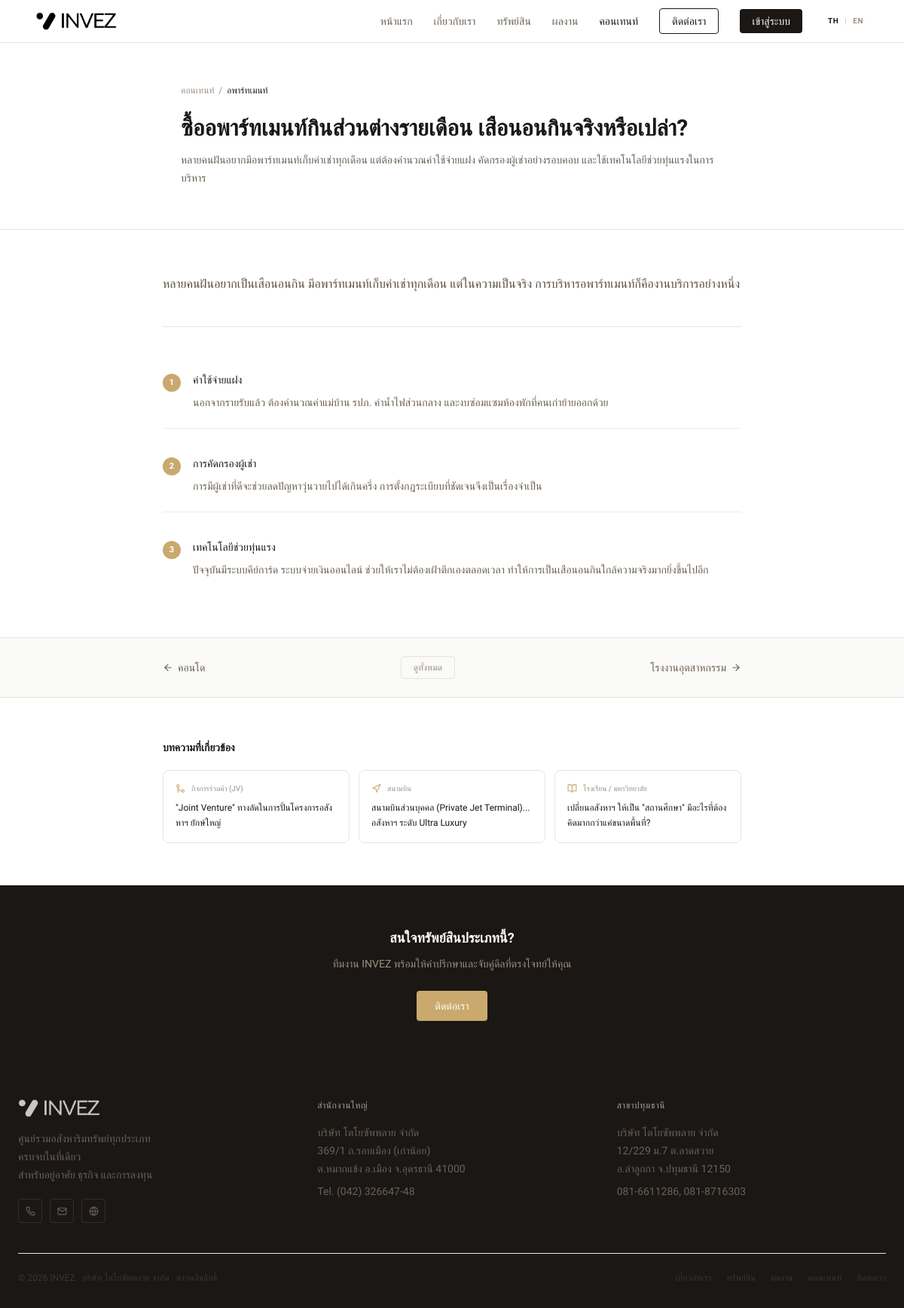
The app's page /article.php?id=5 with its own data.
### tables this page shows
CREATE TABLE IF NOT EXISTS `articles` (
  `id`         INT AUTO_INCREMENT PRIMARY KEY,
  `icon`       VARCHAR(50)  DEFAULT 'file-text',
  `category`   VARCHAR(100) NOT NULL,
  `title`      VARCHAR(255) NOT NULL,
  `excerpt`    TEXT         DEFAULT NULL,
  `intro`      TEXT         DEFAULT NULL,
  `points`     JSON         DEFAULT NULL,
  `is_active`  TINYINT(1)   DEFAULT 1,
  `created_at` TIMESTAMP DEFAULT CURRENT_TIMESTAMP,
  `updated_at` TIMESTAMP DEFAULT CURRENT_TIMESTAMP ON UPDATE CURRENT_TIMESTAMP
);

### config/lang.php (called while the page is built, shortened)
<?php
function lang(): string { return $_SESSION['lang'] ?? 'th'; }
function is_en(): bool  { return lang() === 'en'; }
function t(string $th, string $en): string {
    return is_en() ? $en : $th;
}
function tf(array $row, string $field): string {
    return (string)($row[$field] ?? '');
}

### config/db.php (called while the page is built, shortened)
<?php
function db(): PDO {
    static $pdo = null;
    if ($pdo === null) {
        try {
            $pdo = new PDO(
                'mysql:host=' . DB_HOST . ';dbname=' . DB_NAME . ';charset=' . DB_CHARSET,
                DB_USER,
                DB_PASS,
                [
                    PDO::ATTR_ERRMODE            => PDO::ERRMODE_EXCEPTION,
                    PDO::ATTR_DEFAULT_FETCH_MODE  => PDO::FETCH_ASSOC,
                    PDO::ATTR_EMULATE_PREPARES    => false,
                ]
            );
        } catch (PDOException $e) {
            error_log('DB connection failed: ' . $e->getMessage());
            die('ไม่สามารถเชื่อมต่อฐานข้อมูลได้ กรุณาติดต่อผู้ดูแลระบบ');
        }
    }
    return $pdo;
}

### article.php (the view, shortened to what this page needs)
<?php
require_once('config/lang.php');
require_once('config/db.php');
$id = isset($_GET['id']) ? (int)$_GET['id'] : 0;
$stmt = db()->prepare('SELECT * FROM articles WHERE id = ? AND is_active = 1');
$stmt->execute([$id]);
$article = $stmt->fetch();
$article['points']    = json_decode($article['points'], true) ?? [];
$article['points_en'] = json_decode($article['points_en'], true) ?? [];
$display_points = (is_en() && !empty($article['points_en'])) ? $article['points_en'] : $article['points'];
$prev_stmt = db()->prepare('SELECT id, category FROM articles WHERE id < ? AND is_active = 1 ORDER BY id DESC LIMIT 1');
$prev_stmt->execute([$id]);
$prev = $prev_stmt->fetch() ?: null;
$next_stmt = db()->prepare('SELECT id, category FROM articles WHERE id > ? AND is_active = 1 ORDER BY id ASC LIMIT 1');
$next_stmt->execute([$id]);
$next = $next_stmt->fetch() ?: null;
$rel_stmt = db()->prepare('SELECT id, icon, category, title FROM articles WHERE id != ? AND is_active = 1 ORDER BY RAND() LIMIT 3');
$rel_stmt->execute([$id]);
$related = $rel_stmt->fetchAll();
?>
<!DOCTYPE html>
<html lang="<?= lang() ?>">
<head>
    <script src="https://cdn.tailwindcss.com"></script>
    <link rel="stylesheet" href="assets/css/style.css">
</head>
<body class="bg-white text-[#1a1714]">
    <?php include('components/navbar.php'); ?>
    <section class="pt-14 bg-white border-b border-[#e8e4df]">
        <div class="max-w-3xl mx-auto px-6 py-10 md:py-14">
            <nav class="flex items-center gap-1.5 text-xs text-[#9d8f82] mb-6" aria-label="breadcrumb">
                <a href="/content" class="hover:text-[#1a1714] transition-colors"><?= t('คอนเทนท์','Content') ?></a>
                <span>/</span>
                <span class="text-[#1a1714]"><?= htmlspecialchars($article['category']) ?></span>
            </nav>
            <div class="fade-up">
                <h1 class="text-2xl md:text-3xl font-semibold text-[#1a1714] leading-snug mb-3">
                    <?= htmlspecialchars(tf($article, 'title')) ?>
                </h1>
                <?php if (!empty($article['excerpt'])): ?>
                <p class="text-[#6b5f52] text-sm leading-6"><?= htmlspecialchars(tf($article, 'excerpt')) ?></p>
                <?php endif; ?>
            </div>
        </div>
    </section>
    <section class="py-10 md:py-14 px-6 bg-white">
        <div class="max-w-3xl mx-auto">
            <?php if (!empty($article['intro'])): ?>
            <div class="mb-10 pb-10 border-b border-[#e8e4df]">
                <p class="text-[#5a4e42] text-base leading-8">
                    <?= htmlspecialchars(tf($article, 'intro')) ?>
                </p>
            </div>
            <?php endif; ?>
            <?php if (!empty($display_points)): ?>
            <div class="space-y-4">
                <?php foreach ($display_points as $i => $point): ?>
                <div class="flex gap-4 items-start py-5 border-b border-[#f0ebe3] last:border-0">
                    <span class="w-6 h-6 rounded-full bg-[#c9a96e] text-white flex items-center justify-center text-[11px] font-semibold flex-shrink-0 mt-0.5"><?= $i + 1 ?></span>
                    <div class="flex-1 min-w-0">
                        <h2 class="font-medium text-[#1a1714] mb-1.5 text-sm">
                            <?= htmlspecialchars($point['label']) ?>
                        </h2>
                        <p class="text-[#6b5f52] leading-7 text-sm">
                            <?= htmlspecialchars($point['detail']) ?>
                        </p>
                    </div>
                </div>
                <?php endforeach; ?>
            </div>
            <?php endif; ?>
        </div>
    </section>
    <section class="py-6 px-6 bg-[#fafaf8] border-t border-[#e8e4df]">
        <div class="max-w-3xl mx-auto flex items-center justify-between gap-4">
            <?php if ($prev): ?>
            <a href="/article/<?= $prev['id'] ?>"
                class="flex items-center gap-1.5 text-[#6b5f52] hover:text-[#1a1714] transition-colors duration-150 text-sm max-w-[45%]">
                <i data-feather="arrow-left" style="width:14px;height:14px;" class="flex-shrink-0"></i>
                <span class="line-clamp-1"><?= htmlspecialchars($prev['category']) ?></span>
            </a>
            <?php else: ?>
            <div></div>
            <?php endif; ?>
            <a href="/content"
                class="flex-shrink-0 text-xs text-[#9d8f82] hover:text-[#1a1714] transition-colors duration-150 border border-[#e8e4df] hover:border-[#1a1714] px-4 py-1.5 rounded">
                <?= t('ดูทั้งหมด','View All') ?>
            </a>
            <?php if ($next): ?>
            <a href="/article/<?= $next['id'] ?>"
                class="flex items-center gap-1.5 text-[#6b5f52] hover:text-[#1a1714] transition-colors duration-150 text-sm max-w-[45%] justify-end text-right">
                <span class="line-clamp-1"><?= htmlspecialchars($next['category']) ?></span>
                <i data-feather="arrow-right" style="width:14px;height:14px;" class="flex-shrink-0"></i>
            </a>
            <?php else: ?>
            <div></div>
            <?php endif; ?>
        </div>
    </section>
    <section class="py-10 md:py-14 px-6 bg-white border-t border-[#e8e4df]">
        <div class="max-w-3xl mx-auto">
            <h2 class="text-sm font-semibold text-[#1a1714] mb-5"><?= t('บทความที่เกี่ยวข้อง','Related Articles') ?></h2>
            <div class="grid sm:grid-cols-3 gap-3">
                <?php foreach ($related as $r): ?>
                <a href="/article/<?= $r['id'] ?>"
                    class="border border-[#e8e4df] rounded-lg p-4 hover:border-[#c9a96e] transition-colors duration-150 flex flex-col gap-2">
                    <div class="flex items-center gap-2">
                        <i data-feather="<?= htmlspecialchars($r['icon']) ?>" style="width:13px;height:13px;color:#c9a96e;flex-shrink:0;"></i>
                        <span class="text-[10px] text-[#9d8f82] truncate">
                            <?= htmlspecialchars($r['category']) ?>
                        </span>
                    </div>
                    <h3 class="text-xs font-medium text-[#1a1714] leading-5 line-clamp-3">
                        <?= htmlspecialchars($r['title']) ?>
                    </h3>
                </a>
                <?php endforeach; ?>
            </div>
        </div>
    </section>
    <section class="py-14 px-6 bg-[#1a1714]">
        <div class="max-w-2xl mx-auto text-center">
            <h2 class="text-lg font-semibold text-white mb-2"><?= t('สนใจทรัพย์สินประเภทนี้?','Interested in This Property Type?') ?></h2>
            <p class="text-[#9d8f82] text-sm leading-6 mb-6"><?= t('ทีมงาน INVEZ พร้อมให้คำปรึกษาและจับคู่ดีลที่ตรงโจทย์ให้คุณ','The INVEZ team is ready to advise and match the right deal for you.') ?></p>
            <a href="/contact"
                class="inline-flex items-center gap-2 bg-[#c9a96e] text-white px-6 py-2.5 rounded text-sm font-medium hover:bg-[#b8965e] transition-colors duration-150">
                <?= t('ติดต่อเรา','Contact Us') ?>
            </a>
        </div>
    </section>
    <?php include('components/footer.php'); ?>
</body>
</html>

### assets/css/style.css (style rules this page uses)
body { font-family: "Prompt", sans-serif; }
.fade-up { opacity: 0; transform: translateY(10px); transition: opacity 0.45s ease, transform 0.45s ease; }
.fade-up.show { opacity: 1; transform: translateY(0); }
svg { width: 18px; height: 18px; }

### records on screen
articles: category "อพาร์ทเมนท์", title "ซื้ออพาร์ทเมนท์กินส่วนต่างรายเดือน เสือนอนกินจริงหรือเปล่า?", excerpt "หลายคนฝันอยากมีอพาร์ทเมนท์เก็บค่าเช่าทุกเดือน แต่ต้องคำนวณค่าใช้จ่ายแฝง คัดกรองผู้เช่าอย่างรอบคอบ และใช้เทคโนโลยีช่วยทุ่นแรงในการบริหาร", intro "หลายคนฝันอยากเป็นเสือนอนกิน มีอพาร์ทเมนท์เก็บค่าเช่าทุกเดือน แต่ในความเป็นจริง การบริหารอพาร์ทเมนท์ก็คืองานบริการอย่างหนึ่ง"
articles: category "คอนโด"
articles: category "โรงงานอุตสาหกรรม"
articles: category "กิจการร่วมค้า (JV)", title "\"Joint Venture\" ทางลัดในการปั้นโครงการอสังหาฯ ยักษ์ใหญ่"
articles: category "สนามบิน", title "สนามบินส่วนบุคคล (Private Jet Terminal)... อสังหาฯ ระดับ Ultra Luxury"
articles: category "โรงเรียน / มหาวิทยาลัย", title "เปลี่ยนอสังหาฯ ให้เป็น \"สถานศึกษา\" มีอะไรที่ต้องคิดมากกว่าแค่ขนาดพื้นที่?"

### other values on screen
t('หน้าแรก','Home') "หน้าแรก"
t('เกี่ยวกับเรา','About') "เกี่ยวกับเรา"
t('ทรัพย์สิน','Properties') "ทรัพย์สิน"
t('ผลงาน','Portfolio') "ผลงาน"
t('คอนเทนท์','Content') "คอนเทนท์"
t('ติดต่อเรา','Contact') "ติดต่อเรา"
t('เข้าสู่ระบบ','Login') "เข้าสู่ระบบ"
$point['label'] "ค่าใช้จ่ายแฝง"
$point['detail'] "นอกจากรายรับแล้ว ต้องคำนวณค่าแม่บ้าน รปภ. ค่าน้ำไฟส่วนกลาง และงบซ่อมแซมห้องพักที่คนเก่าย้ายออกด้วย"
$point['label'] "การคัดกรองผู้เช่า"
$point['detail'] "การมีผู้เช่าที่ดีจะช่วยลดปัญหาวุ่นวายไปได้เกินครึ่ง การตั้งกฎระเบียบที่ชัดเจนจึงเป็นเรื่องจำเป็น"
$point['label'] "เทคโนโลยีช่วยทุ่นแรง"
$point['detail'] "ปัจจุบันมีระบบคีย์การ์ด ระบบจ่ายเงินออนไลน์ ช่วยให้เราไม่ต้องเฝ้าตึกเองตลอดเวลา ทำให้การเป็นเสือนอนกินใกล้ความจริงมากยิ่งขึ้นไปอีก"
t('ดูทั้งหมด','View All') "ดูทั้งหมด"
t('บทความที่เกี่ยวข้อง','Related Articles') "บทความที่เกี่ยวข้อง"
